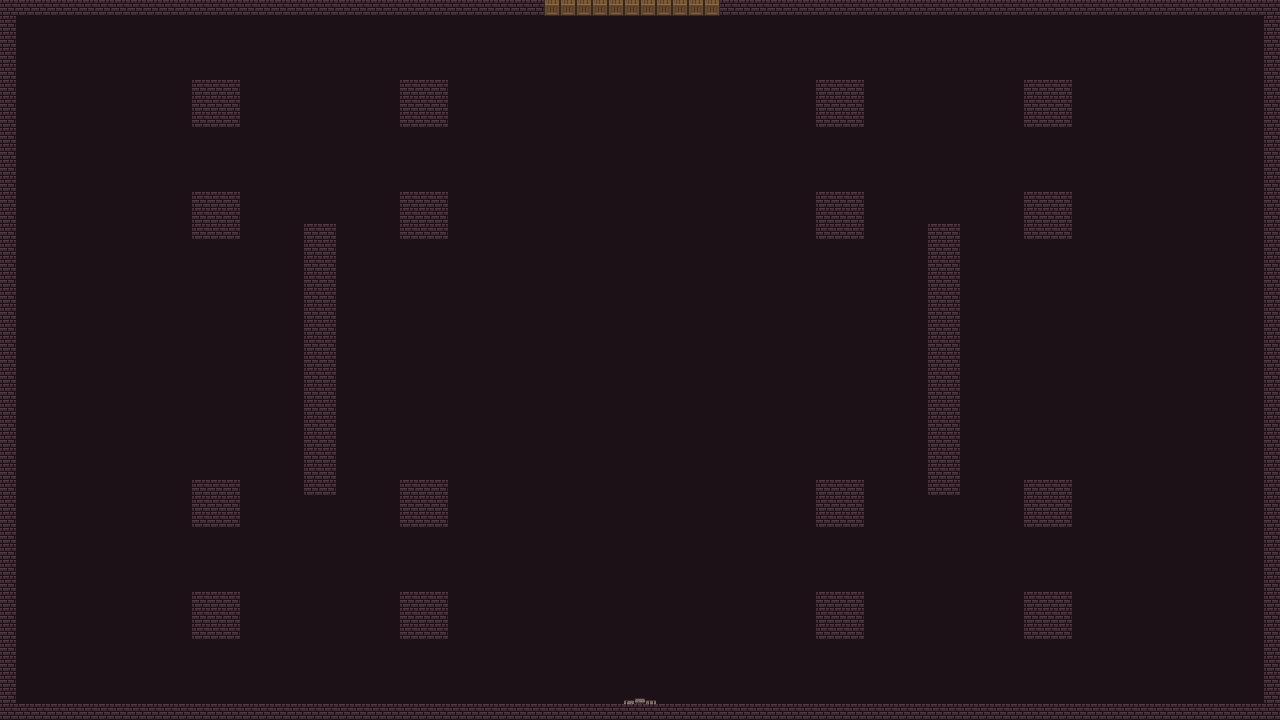

A level layout from a 2D game, rendered from its tile map. Below: a short description, then the map file with tile-grid data replaced by summaries:
An orthogonal 80x45 tile map with 16x16 px tiles, 2 tile layers (Tile Layer 1, Tile Layer 2), 3 tilesets and 25 objects (23x wall, door, end_game_platform).

<map version="1.2" tiledversion="1.3.0" orientation="orthogonal" renderorder="right-down" compressionlevel="0" width="80" height="45" tilewidth="16" tileheight="16" infinite="0" nextlayerid="17" nextobjectid="94">
 <tileset firstgid="1" name="Wall" tilewidth="16" tileheight="16" tilecount="1020" columns="20">
  <image source="Wall.png" width="320" height="816" />
 </tileset>
 <tileset firstgid="1021" name="Floor" tilewidth="16" tileheight="16" tilecount="819" columns="21">
  <image source="Floor.png" width="336" height="624" />
 </tileset>
 <tileset firstgid="1840" name="0x72_16x16DungeonTileset.v3" tilewidth="16" tileheight="16" tilecount="256" columns="16">
  <image source="0x72_16x16DungeonTileset.v3.png" width="256" height="256" />
 </tileset>
 <layer id="14" name="Tile Layer 1" width="80" height="45">
  <data>[3600 cells, 3600 non-empty, 1 distinct tile ids]</data>
 </layer>
 <layer id="16" name="Tile Layer 2" width="80" height="45">
  <data>[3600 cells, 460 non-empty, 4 distinct tile ids]</data>
 </layer>
 <objectgroup id="2" name="Object Layer 1">
  <object id="10" type="wall" x="0" y="0" width="544" height="16" />
  <object id="11" type="wall" x="0" y="704" width="1280" height="16" />
  <object id="23" type="wall" x="0" y="0" width="16" height="720" />
  <object id="25" type="wall" x="1264" y="0" width="16" height="720" />
  <object id="27" type="wall" x="720" y="0" width="560" height="16" />
  <object id="31" type="door" x="544" y="0" width="176" height="16">
   <properties>
    <property name="side" value="top" />
   </properties>
  </object>
  <object id="74" type="end_game_platform" x="624" y="688" width="32" height="16" />
  <object id="75" type="wall" x="192" y="80" width="48" height="48" />
  <object id="76" type="wall" x="400" y="80" width="48" height="48" />
  <object id="77" type="wall" x="816" y="80" width="48" height="48" />
  <object id="78" type="wall" x="1024" y="80" width="48" height="48" />
  <object id="79" type="wall" x="816" y="192" width="48" height="48" />
  <object id="80" type="wall" x="400" y="192" width="48" height="48" />
  <object id="81" type="wall" x="192" y="192" width="48" height="48" />
  <object id="82" type="wall" x="304" y="224" width="32" height="272" />
  <object id="83" type="wall" x="400" y="480" width="48" height="48" />
  <object id="84" type="wall" x="400" y="592" width="48" height="48" />
  <object id="85" type="wall" x="192" y="480" width="48" height="48" />
  <object id="86" type="wall" x="192" y="592" width="48" height="48" />
  <object id="87" type="wall" x="928" y="224" width="32" height="272" />
  <object id="88" type="wall" x="1024" y="192" width="48" height="48" />
  <object id="89" type="wall" x="1024" y="480" width="48" height="48" />
  <object id="90" type="wall" x="1024" y="592" width="48" height="48" />
  <object id="91" type="wall" x="816" y="480" width="48" height="48" />
  <object id="92" type="wall" x="816" y="592" width="48" height="48" />
 </objectgroup>
</map>
